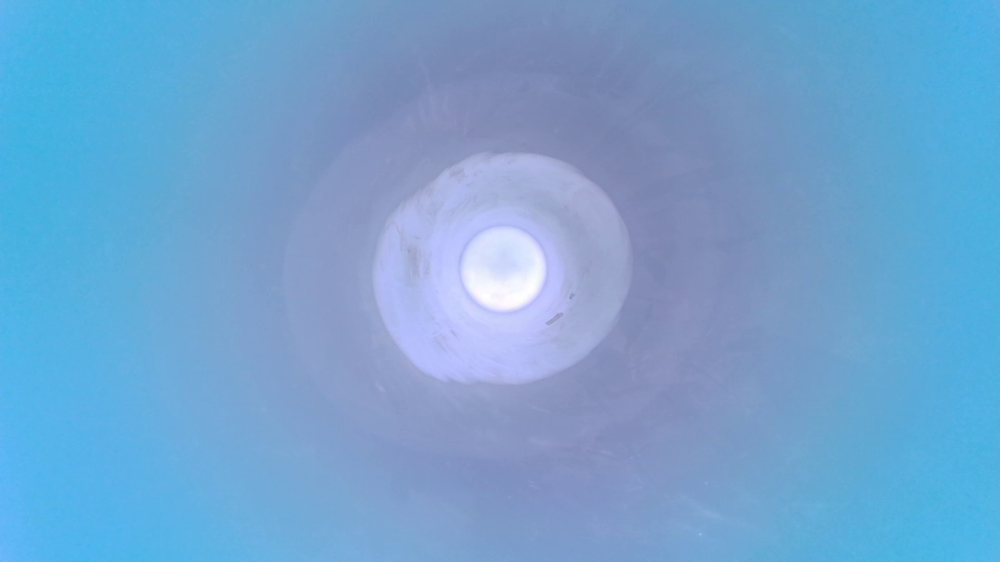
#> input picture videos/reference_white.png, 1000 x 562 px, shrunk from 1920 x 1080 before the run
$ python imagecomparisonvid.py
#> lines starting #> are read from the running program, lines starting #| are printed output that depends on the picture; pictures that were not available may be replaced by others from this repository, and a replacement may not be noted
import cv2
import numpy as np

# Load the reference image (empty tube)
reference_image = cv2.imread("./videos/reference_white.png")
#> reference_image is the input picture: shape (562, 1000, 3); mean B, G, R 208.8, 164.2, 114.6

# Initialize video capture (replace 'video.mp4' with 0 to use a webcam)
cap = cv2.VideoCapture("./videos/whitehand.mp4")

# Check if the video file or webcam opened successfully
if not cap.isOpened():
    print("Error: Could not open video.")
    exit()

while True:
    # Capture frame-by-frame
    ret, current_frame = cap.read()
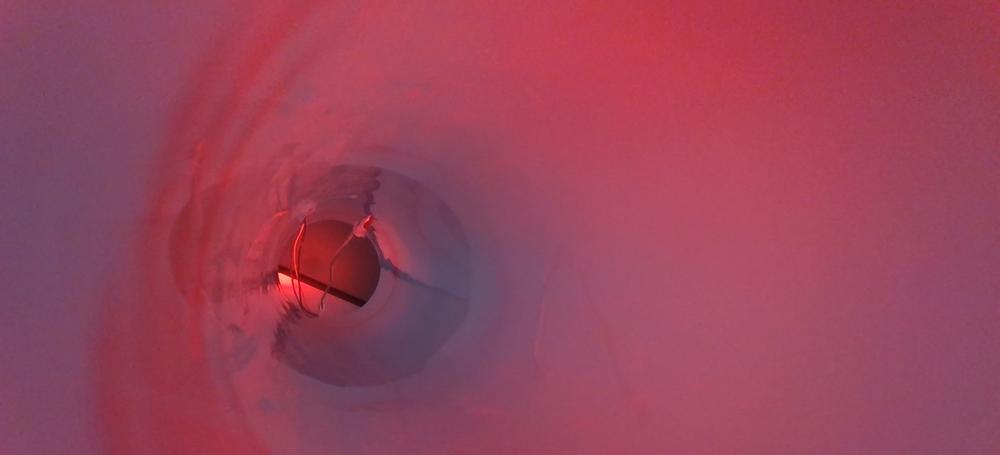
#> input picture videos/image.png, 1000 x 455 px, shrunk from 1907 x 867 before the run, given in place of whitehand.mp4, which was not available
#> current_frame is the input picture: shape (455, 1000, 3); mean B, G, R 90.7, 67.7, 153.4

    # If frame is read correctly, ret is True
    if not ret:
        print("End of video stream or error.")
        break

    gray_ref = cv2.cvtColor(reference_image, cv2.COLOR_BGR2GRAY)
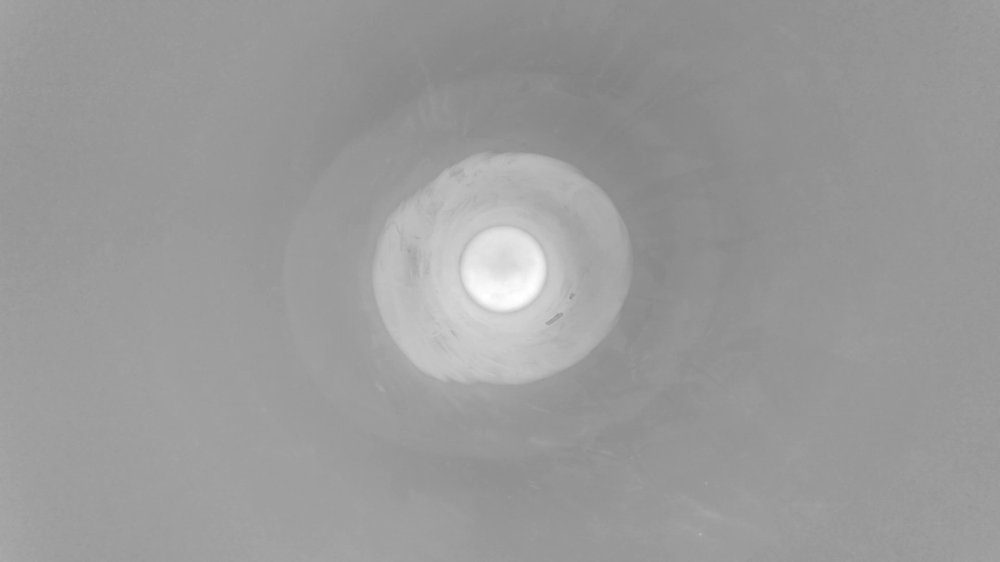
#> gray_ref: shape (562, 1000); min 130, max 255, mean 154.4
    gray_frame = cv2.cvtColor(current_frame, cv2.COLOR_BGR2GRAY)
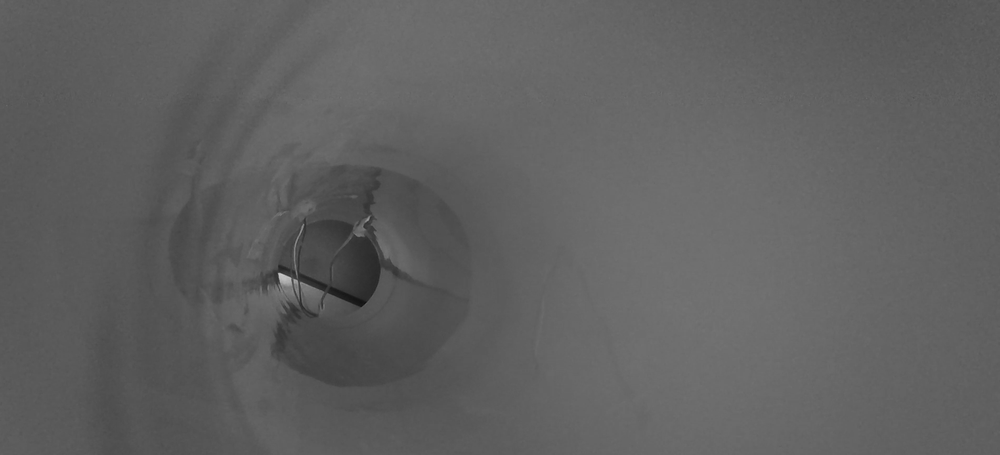
#> gray_frame: shape (455, 1000); min 15, max 202, mean 95.9

    # Background subtraction
#> (the run stopped early here; a loop or call above may not have finished)
